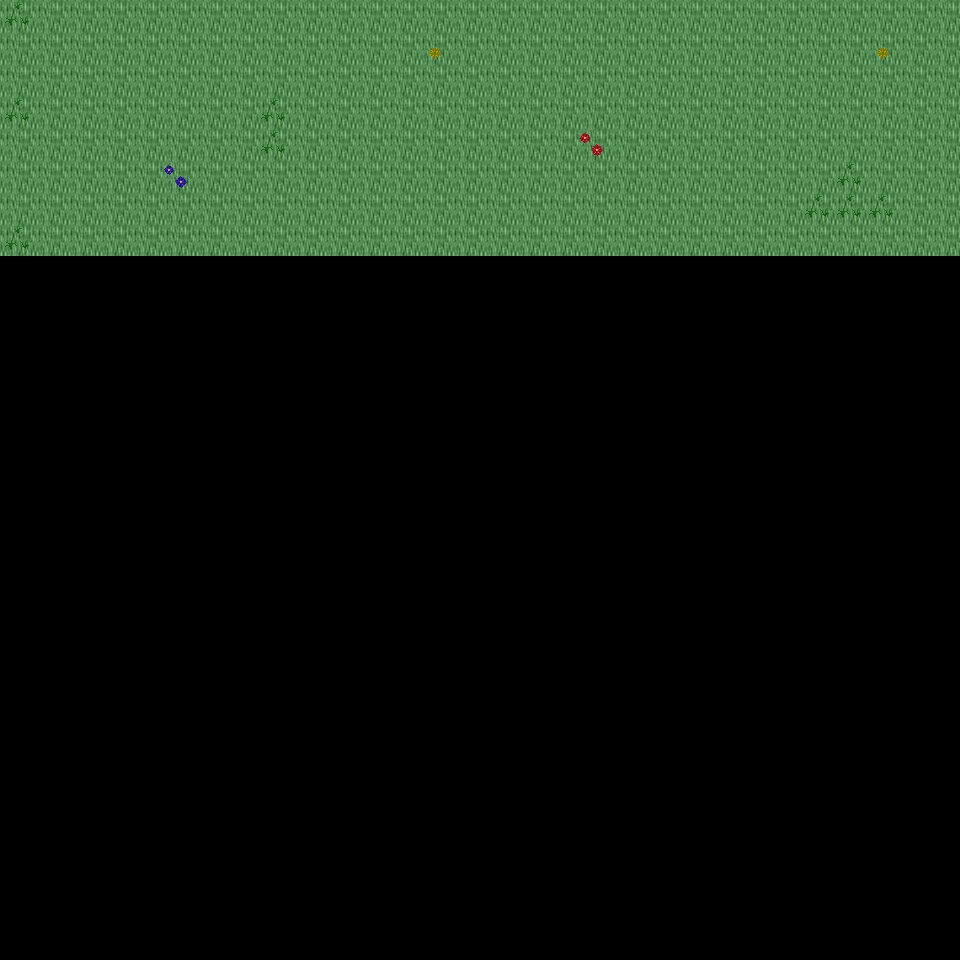

A level layout from a 2D game, rendered from its tile map. Below: a short description, then the map file with tile-grid data replaced by summaries:
An orthogonal 30x30 tile map with 32x32 px tiles, 6 tile layers (Ground, Object, Object2, Above, ...), 23 tilesets and 3 objects (3x mapExit).

<map version="1.0" orientation="orthogonal" renderorder="right-down" width="30" height="30" tilewidth="32" tileheight="32" nextobjectid="4">
  <tileset firstgid="1" name="tileset_ground_ground" tilewidth="32" tileheight="32" tilecount="33" columns="3">
    <image source="../drawable/tileset_ground_ground.png" width="96" height="352" />
  </tileset>
  <tileset firstgid="34" name="tileset_ground_water_pool" tilewidth="32" tileheight="32" tilecount="72" columns="3">
    <image source="../drawable/tileset_ground_water_pool.png" width="96" height="768" />
  </tileset>
  <tileset firstgid="106" name="tileset_ground_ridge_earth_dark" tilewidth="32" tileheight="32" tilecount="96" columns="12">
    <image source="../drawable/tileset_ground_ridge_earth_dark.png" width="384" height="256" />
  </tileset>
  <tileset firstgid="202" name="tileset_ground_ridge_earth_pale" tilewidth="32" tileheight="32" tilecount="96" columns="12">
    <image source="../drawable/tileset_ground_ridge_earth_pale.png" width="384" height="256" />
  </tileset>
  <tileset firstgid="298" name="tileset_ground_grass_edges" tilewidth="32" tileheight="32" tilecount="36" columns="12">
    <image source="../drawable/tileset_ground_grass_edges.png" width="384" height="96" />
  </tileset>
  <tileset firstgid="334" name="tileset_ground_grass_corners" tilewidth="32" tileheight="32" tilecount="24" columns="6">
    <image source="../drawable/tileset_ground_grass_corners.png" width="192" height="128" />
  </tileset>
  <tileset firstgid="358" name="tileset_ground_earth_edges" tilewidth="32" tileheight="32" tilecount="18" columns="6">
    <image source="../drawable/tileset_ground_earth_edges.png" width="192" height="96" />
  </tileset>
  <tileset firstgid="376" name="tileset_ground_rock_pebbles" tilewidth="32" tileheight="32" tilecount="3" columns="1">
    <image source="../drawable/tileset_ground_rock_pebbles.png" width="32" height="96" />
  </tileset>
  <tileset firstgid="379" name="tileset_ground_ladder_steps" tilewidth="32" tileheight="32" tilecount="6" columns="3">
    <image source="../drawable/tileset_ground_ladder_steps.png" width="96" height="64" />
  </tileset>
  <tileset firstgid="385" name="tileset_plant_grasses" tilewidth="32" tileheight="32" tilecount="6" columns="3">
    <image source="../drawable/tileset_plant_grasses.png" width="96" height="64" />
  </tileset>
  <tileset firstgid="391" name="tileset_plant_flower_daisy_red" tilewidth="32" tileheight="32" tilecount="8" columns="2">
    <image source="../drawable/tileset_plant_flower_daisy_red.png" width="64" height="128" />
  </tileset>
  <tileset firstgid="399" name="tileset_plant_flower_daisy_yellow" tilewidth="32" tileheight="32" tilecount="8" columns="2">
    <image source="../drawable/tileset_plant_flower_daisy_yellow.png" width="64" height="128" />
  </tileset>
  <tileset firstgid="407" name="tileset_plant_flower_daisy_blue" tilewidth="32" tileheight="32" tilecount="8" columns="2">
    <image source="../drawable/tileset_plant_flower_daisy_blue.png" width="64" height="128" />
  </tileset>
  <tileset firstgid="415" name="tileset_item_corpse_huge_animal" tilewidth="32" tileheight="32" tilecount="16" columns="2">
    <image source="../drawable/tileset_item_corpse_huge_animal.png" width="64" height="256" />
  </tileset>
  <tileset firstgid="431" name="tileset_item_pot_dark_barrel" tilewidth="32" tileheight="32" tilecount="2" columns="1">
    <image source="../drawable/tileset_item_pot_dark_barrel.png" width="32" height="64" />
  </tileset>
  <tileset firstgid="433" name="tileset_item_statue_green_stone" tilewidth="32" tileheight="32" tilecount="12" columns="4">
    <image source="../drawable/tileset_item_statue_green_stone.png" width="128" height="96" />
  </tileset>
  <tileset firstgid="445" name="tileset_logic_creature_orc" tilewidth="32" tileheight="32" tilecount="6" columns="6">
    <image source="../drawable/tileset_logic_creature_orc.png" width="192" height="32" />
  </tileset>
  <tileset firstgid="451" name="tileset_logic_creature_animal" tilewidth="32" tileheight="32" tilecount="32" columns="8">
    <image source="../drawable/tileset_logic_creature_animal.png" width="256" height="128" />
  </tileset>
  <tileset firstgid="483" name="tileset_logic_portal" tilewidth="32" tileheight="32" tilecount="24" columns="8">
    <image source="../drawable/tileset_logic_portal.png" width="256" height="96" />
  </tileset>
  <tileset firstgid="507" name="tileset_logic_collision" tilewidth="32" tileheight="32" tilecount="1" columns="1">
    <image source="../drawable/tileset_logic_collision.png" width="32" height="32" />
  </tileset>
  <tileset firstgid="508" name="tileset_plant_tree_spruce" tilewidth="32" tileheight="32" tilecount="6" columns="2">
    <image source="../drawable/tileset_plant_tree_spruce.png" width="64" height="96" />
  </tileset>
  <tileset firstgid="514" name="tileset_plant_tree_taller_trees" tilewidth="32" tileheight="32" tilecount="32" columns="8">
    <image source="../drawable/tileset_plant_tree_taller_trees.png" width="256" height="128" />
  </tileset>
  <tileset firstgid="546" name="tileset_plant_bush_bush_mult_colored" tilewidth="32" tileheight="32" tilecount="6" columns="3">
    <image source="../drawable/tileset_plant_bush_bush_mult_colored.png" width="96" height="64" />
  </tileset>
  <layer name="Ground" width="30" height="30">
    <data>[900 cells, 240 non-empty, 1 distinct tile ids]</data>
  </layer>
  <layer name="Object" width="30" height="30">
    <data>[900 cells, 0 non-empty, 0 distinct tile ids]</data>
  </layer>
  <layer name="Object2" width="30" height="30">
    <data>[900 cells, 13 non-empty, 4 distinct tile ids]</data>
  </layer>
  <layer name="Above" width="30" height="30">
    <data>[900 cells, 0 non-empty, 0 distinct tile ids]</data>
  </layer>
  <layer name="Above2" width="30" height="30">
    <data>[900 cells, 0 non-empty, 0 distinct tile ids]</data>
  </layer>
  <layer name="Walkable" width="30" height="30">
    <data>[900 cells, 0 non-empty, 0 distinct tile ids]</data>
  </layer>
  <objectgroup name="MapEvents">
    <object id="1" name="north" type="mapExit" x="0" y="0" width="960" height="32">
      <properties>
        <property name="map" value="level_0_x69_y79" />
        <property name="x" value="0" />
        <property name="y" value="28" />
      </properties>
    </object>
    <object id="2" name="west" type="mapExit" x="0" y="0" width="32" height="960">
      <properties>
        <property name="map" value="level_0_x68_y80" />
        <property name="x" value="28" />
        <property name="y" value="0" />
      </properties>
    </object>
    <object id="3" name="east" type="mapExit" x="928" y="0" width="32" height="960">
      <properties>
        <property name="map" value="level_0_x70_y80" />
        <property name="x" value="1" />
        <property name="y" value="0" />
      </properties>
    </object>
  </objectgroup>
</map>
